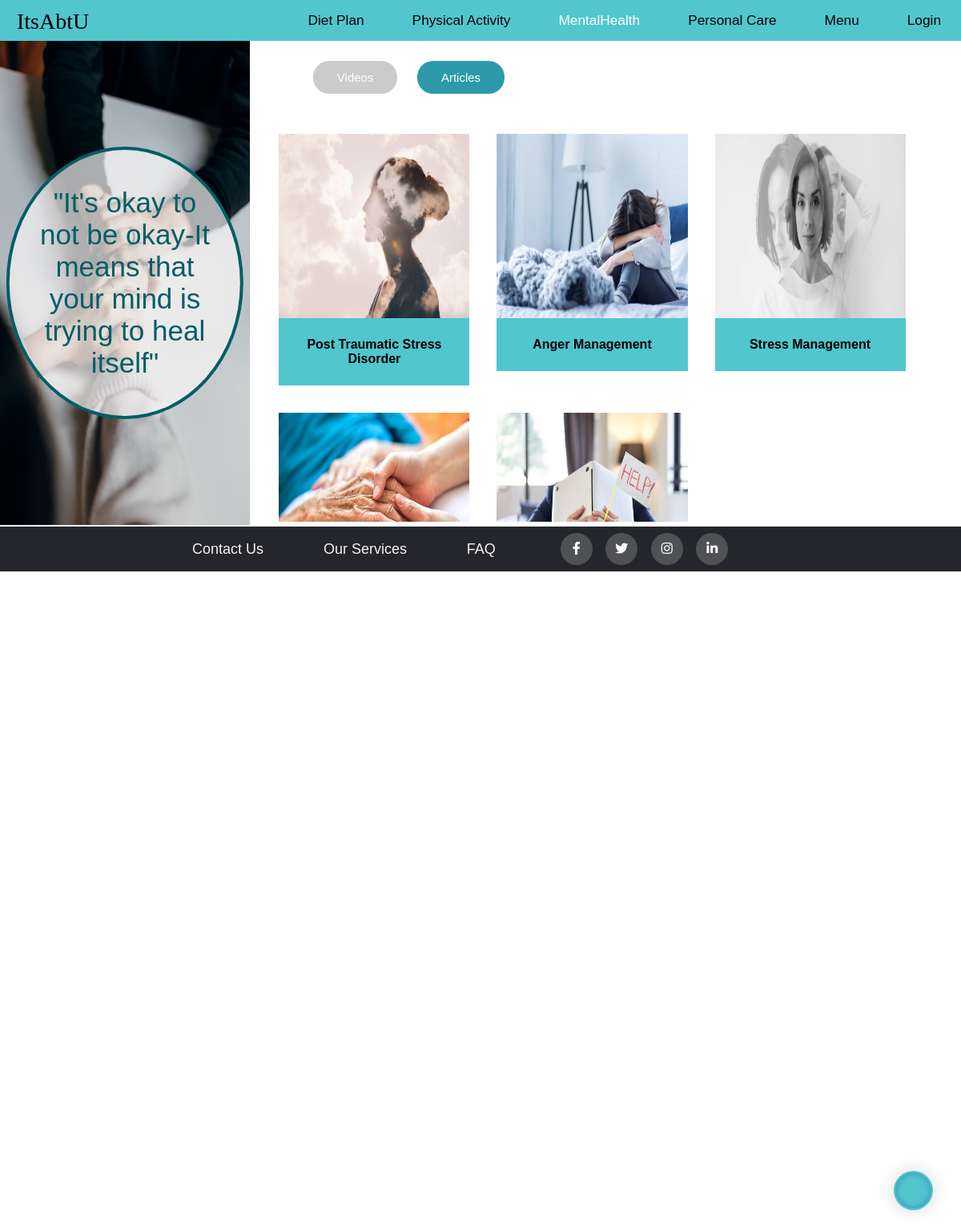
/mental-health.php, run on the app's committed database.
### tables this page shows
CREATE TABLE `mental_health` (
  `sno` int(10) NOT NULL,
  `name` varchar(255) NOT NULL,
  `category` varchar(255) NOT NULL,
  `Description` text NOT NULL,
  `image` varchar(255) NOT NULL
);

### mental-health.php (the view, shortened to what this page needs)
<?php require('connection_login.php');
 ?>
<!DOCTYPE html>
<html lang="en">
<head>
    <link rel="stylesheet" href="css/image-bar-style.css">
    <link rel="stylesheet" href="css/skincare.css">
    <link rel="stylesheet" href="css/filter.css">
    <link rel="stylesheet" type="text/css" href="https://cdnjs.cloudflare.com/ajax/libs/font-awesome/5.15.1/css/all.min.css">
    <link rel="stylesheet" type="text/css" href="css/footer.css">
    <link rel="stylesheet" type="text/css" href="css/plus_sign.css">
</head>
<body>
<nav id="nav">
        <div id="logo" >ItsAbtU</div>
            <ul>
                <li class="container n-dis"><a href="#">Diet plan </a></li>
                <li class="container n-dis"><a href="physical-activity.php">Physical Activity</a></li>
                <li class="container n-dis"><a class="active" href="mental-health.php?category=Videos"> MentalHealth</a></li>
                <li class="container"><a href="#">Personal Care</a>
                </li>
                <li class="container"><a href="#">Menu</a>
                </li>
                <li class="container">
                <?php
                    if(isset($_SESSION['logged_in']) && $_SESSION['logged_in']==true)
                    {
                        echo "<a href='logout.php'>logout</a>" ;
                    }
                    else{
                        echo "<a href='login.php'>Login</a>";
                    }
                    ?>
                </li>
            </ul>
    </nav>
    <section id="side-img-section">
        <div id="skincare" >
            <img class="img" src="images/mental-stress.jpg" alt="" />
            <div class="center" id="mental-img-text">"It's okay to not be okay-It means that your mind is trying to heal itself"</div>
        </div>
    </section>
    <section id="main-sc" class="scroll">
        <div class="content-block">
            <div class="filter">
                <div class="b" id="myBtnContainer">
                  <form action=" <?php echo $_SERVER['PHP_SELF']; ?>" METHOD = "get" >
                  <?php
                  if($_GET['category'] == "Videos")
                  {
                 ?>
                    <input class="btn-filter active" type="submit" value="Videos" name="category" onclick="filterSelection('video')" />
                    <input class="btn-filter " type="submit" value="Articles" name="category" onclick="filterSelection('article')" />
                <?php
                }
                else{
              ?>
                    <input class="btn-filter " type="submit" value="Videos" name="category" onclick="filterSelection('video')" />
                    <input class="btn-filter active" type="submit" value="Articles" name="category" onclick="filterSelection('article')" />
            <?php  }
                  ?>
                  </form>
                </div>
            </div>
            <?php
             $sql='SELECT * FROM mental_health WHERE Category = "videos" ';
            $result=mysqli_query($con,$sql);
            if($result)
            {
              ?>
            <div class="items">
                <?php
                while($datarow=mysqli_fetch_assoc($result))
                {
                ?>
                <?php
                  if($_GET['category'] == "Videos"){  ?>
                    <a class="box-link" href="mental_health_playlist.php?id=<?php echo $datarow['sno'];?>">
                    <?php   }
                  else{ ?>
                    <a class="box-link" href="mentalhealth_article.php?id=<?php echo $datarow['sno'];?>">
                    <?php    }  ?>
                    <div class="box">
                        <div class="image-wrap">
                            <img class="img" src="images/<?php echo $datarow['image'];?>" alt="" />
                        </div>
                        <div class="health-data-content">
                            <h4><?php echo $datarow['name'];?></h4>
                        </div>
                    </div>
                </a>
                <?php
                }
                ?>
            </div>
                <?php
            }?>
            <div id="s" >
                <a  class="round" href="tips&suggestion.php" ><ion-icon name="add" size="large"></ion-icon></a>
            </div>
        </div>
    </section>
    <footer class="footer">
    <div class="container">
        <div class="row">
            <div class="footer-col">
                <ul>
                    <li><a href="contactus.php">Contact Us</a></li>
                </ul>
            </div>
            <div class="footer-col">
             <ul>
                 <li><a href="otherS.php">Our Services</a></li>
             </ul>
         </div>
            <div class="footer-col">
                <ul>
                    <li><a href="faq.php">FAQ</a></li>
                </ul>
            </div>
            <div class="footer-col">
                <div class="social-links">
                    <a href="#"><i class="fab fa-facebook-f"></i></a>
                    <a href="#"><i class="fab fa-twitter"></i></a>
                    <a href="#"><i class="fab fa-instagram"></i></a>
                    <a href="#"><i class="fab fa-linkedin-in"></i></a>
                </div>
            </div>
        </div>
    </div>
    </footer>
</body>
</html>

### css/image-bar-style.css (style rules this page uses)
* { font-family: 'Mukta', sans-serif; }
#nav { display: flex; align-items: center; justify-content: space-between; position: sticky; top: 0; z-index: 2; }
#logo { font-family: 'Arbutus Slab',serif; font-size: 28px !important; height: 30px; margin-left: 21px; }
#nav ul { display: flex; align-items: center; justify-content: center; gap: 10px; }
#nav::before { content: ""; background-color:#51C6CD ; position: absolute; height: 100%; width:100%; z-index:-1; }
#nav ul li { font-family: 'Mukta', sans-serif; list-style-type: none; font-size: 1.08rem; padding: 10px 20px; text-transform: capitalize; position:relative; max-width: 100%; }
#nav ul li a { text-decoration: none; display:block; color:black; padding:5px 5px; }
* { margin: 0; padding: 0; }
.active { color: white !important; }

### css/skincare.css (style rules this page uses)
#side-img-section { width: 25%; float: left; }
#skincare { width: 100%; height: 604px; display: inline-block; position: relative; cursor: pointer; }
#skincare img { height: 100%; width: 100%; background-attachment: fixed; position: absolute; opacity: 1; overflow: hidden; }
.center { width: 85%; position: absolute; top: 50%; left: 50%; transform: translate(-50%, -50%); text-align: center; font-size: 36px; opacity: 1; font-weight: 500; color: #015e64; padding: 35px 55px; border: 4px solid; border-radius: 50%; background-color: #fcfafaad; opacity: 1; }
#main-sc { width: 75%; display: inline-block; }
#mental-img-text { font-size: 35px; width: 95%; padding: 46px 35px; }
.scroll { height: 600px; overflow: hidden; overflow-y: auto; }
.content-block { width:98%; padding:11px; padding-top: 0px; }
.items { display: flex; flex-direction: row; flex-wrap: wrap; padding: 30px 8%; gap: 40px; }
.box-link { text-decoration: none; color: #000; }
.box { background-color: antiquewhite; background-color: #51C6CD; width: 250.04px; overflow: hidden; display: block; transition: all .3s ease-in; }
.box .image-wrap { display: block; overflow:hidden; box-sizing: border-box; }
.box .img { width: 100%; height: auto; height: 245.04px; display: block; transform: scale(1); transition: all .3s ease-in; }
.health-data-content { padding: 10%; text-align: center; }
@media (min-width: 1150px) and (max-width: 1350px) { #side-img-section { width: 26%; } }
@media (min-width: 1150px) and (max-width: 1350px) { #main-sc { width: 74%; } }
@media (min-width: 1150px) and (max-width: 1350px) { .items { padding: 25px 3%; padding-right: 0px; gap: 34px; } }
@media (min-width: 1150px) and (max-width: 1350px) { .box { width: 238.04px; } }
@media (min-width: 1150px) and (max-width: 1350px) { .box .img { height: 230.04px; } }

### css/filter.css (style rules this page uses)
* { box-sizing: border-box; }
.filter { padding: 15px 0px; width: 100%; margin: auto; position: fixed; position: sticky; top: 51px; top: 0px; overflow: hidden; z-index: 1; background: white; }
.b { padding: 10px 8%; }
.row:after { content: ""; display: table; clear: both; }
.btn-filter { border: none; margin-right:20px; outline: none; padding: 12px 30px; cursor: pointer; font-size: 15px; background-color: #80808069; color: white; border-radius: 20px; }
.btn-filter.active { background-color: rgb(15, 141, 158); background-color: #0f8d9ee0; color: black; }

### css/footer.css (style rules this page uses)
.container { max-width: 70%; margin:auto; }
.row { display: flex; flex-wrap: wrap; align-items:center; justify-content: space-evenly; }
ul { list-style: none; }
.footer { background-color: #56C6CD; background-color: #24262b; padding: 2px 0; margin-top: 2px; }
.footer-col { padding: 0 15px; }
.footer-col ul li a { font-size: 18px; text-transform: capitalize; color: #ffffff; text-decoration: none; font-weight: 300; color: #000000; color: #f6f1f1; display: block; transition: text-decoration 0.3s ease; }
.footer-col .social-links a { display: inline-block; height: 40px; width: 40px; background-color: rgba(255,255,255,0.2); margin:0 10px 10px 0; margin: 6px; text-align: center; line-height: 40px; border-radius: 50%; color: #ffffff; transition: all 0.5s ease; }

### css/plus_sign.css (style rules this page uses)
.round { width:45px; height:45px; background-color: #51C6CD; color: #354655; display: inline-flex; align-items: center; justify-content: center; cursor: pointer; box-shadow: inset 0px 0px 6px 2px #429ac7; border-radius: 50%; }
#s { position:fixed; z-index: 1; bottom: 70px; right: 35px; display: flex; justify-content: center; align-items: center; gap: 8px; background-color: #51c6cd; box-shadow: 0px 0px 20px 2px #aeb3b669; border-radius: 40px; padding: 2px; }

### data on the page
mental_health: image (picture), name "Post Traumatic Stress Disorder"
mental_health: image (picture), name "Anger Management"
mental_health: image (picture), name "Stress Management"
mental_health: image (picture)
mental_health: image (picture)
